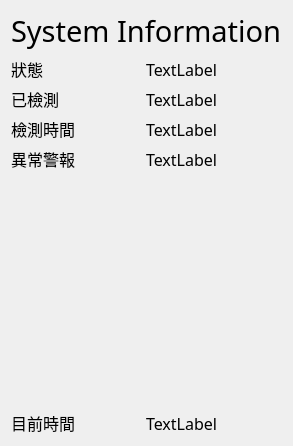
                        <widget class="QWidget" name="scrollAreaWidgetContents_2">
                         <property name="geometry">
                          <rect>
                           <x>0</x>
                           <y>0</y>
                           <width>273</width>
                           <height>446</height>
                          </rect>
                         </property>
                         <layout class="QVBoxLayout" name="verticalLayout_12">
                          <item>
                           <widget class="QLabel" name="label_5">
                            <property name="font">
                             <font>
                              <family>Agency FB</family>
                              <pointsize>22</pointsize>
                             </font>
                            </property>
                            <property name="text">
                             <string>System Information</string>
                            </property>
                           </widget>
                          </item>
                          <item>
                           <layout class="QFormLayout" name="formLayout">
                            <item row="0" column="0">
                             <widget class="QLabel" name="label_6">
                              <property name="font">
                               <font>
                                <family>Agency FB</family>
                                <pointsize>12</pointsize>
                               </font>
                              </property>
                              <property name="text">
                               <string>狀態</string>
                              </property>
                             </widget>
                            </item>
                            <item row="0" column="1">
                             <widget class="QLabel" name="staue_label">
                              <property name="font">
                               <font>
                                <family>Agency FB</family>
                                <pointsize>12</pointsize>
                               </font>
                              </property>
                              <property name="layoutDirection">
                               <enum>Qt::LeftToRight</enum>
                              </property>
                              <property name="text">
                               <string>TextLabel</string>
                              </property>
                              <property name="alignment">
                               <set>Qt::AlignCenter</set>
                              </property>
                             </widget>
                            </item>
                            <item row="1" column="0">
                             <widget class="QLabel" name="label_7">
                              <property name="font">
                               <font>
                                <family>Agency FB</family>
                                <pointsize>12</pointsize>
                               </font>
                              </property>
                              <property name="text">
                               <string>已檢測</string>
                              </property>
                             </widget>
                            </item>
                            <item row="1" column="1">
                             <widget class="QLabel" name="detect_label">
                              <property name="font">
                               <font>
                                <family>Agency FB</family>
                                <pointsize>12</pointsize>
                               </font>
                              </property>
                              <property name="layoutDirection">
                               <enum>Qt::LeftToRight</enum>
                              </property>
                              <property name="text">
                               <string>TextLabel</string>
                              </property>
                              <property name="alignment">
                               <set>Qt::AlignCenter</set>
                              </property>
                             </widget>
                            </item>
                            <item row="2" column="0">
                             <widget class="QLabel" name="label_8">
                              <property name="font">
                               <font>
                                <family>Agency FB</family>
                                <pointsize>12</pointsize>
                               </font>
                              </property>
                              <property name="text">
                               <string>檢測時間</string>
                              </property>
                             </widget>
                            </item>
                            <item row="2" column="1">
                             <widget class="QLabel" name="time_label">
                              <property name="font">
                               <font>
                                <family>Agency FB</family>
                                <pointsize>12</pointsize>
                               </font>
                              </property>
                              <property name="layoutDirection">
                               <enum>Qt::LeftToRight</enum>
                              </property>
                              <property name="text">
                               <string>TextLabel</string>
                              </property>
                              <property name="alignment">
                               <set>Qt::AlignCenter</set>
                              </property>
                             </widget>
                            </item>
                            <item row="3" column="0">
                             <widget class="QLabel" name="label_9">
                              <property name="font">
                               <font>
                                <family>Agency FB</family>
                                <pointsize>12</pointsize>
                               </font>
                              </property>
                              <property name="text">
                               <string>異常警報</string>
                              </property>
                             </widget>
                            </item>
                            <item row="3" column="1">
                             <widget class="QLabel" name="alarm_label">
                              <property name="font">
                               <font>
                                <family>Agency FB</family>
                                <pointsize>12</pointsize>
                               </font>
                              </property>
                              <property name="layoutDirection">
                               <enum>Qt::LeftToRight</enum>
                              </property>
                              <property name="text">
                               <string>TextLabel</string>
                              </property>
                              <property name="alignment">
                               <set>Qt::AlignCenter</set>
                              </property>
                             </widget>
                            </item>
                            <item row="4" column="0">
                             <spacer name="verticalSpacer">
                              <property name="orientation">
                               <enum>Qt::Vertical</enum>
                              </property>
                              <property name="sizeHint" stdset="0">
                               <size>
                                <width>20</width>
                                <height>40</height>
                               </size>
                              </property>
                             </spacer>
                            </item>
                            <item row="5" column="0">
                             <widget class="QLabel" name="label_10">
                              <property name="font">
                               <font>
                                <family>Agency FB</family>
                                <pointsize>12</pointsize>
                               </font>
                              </property>
                              <property name="text">
                               <string>目前時間</string>
                              </property>
                             </widget>
                            </item>
                            <item row="5" column="1">
                             <widget class="QLabel" name="nowtime_label">
                              <property name="font">
                               <font>
                                <family>Agency FB</family>
                                <pointsize>12</pointsize>
                               </font>
                              </property>
                              <property name="layoutDirection">
                               <enum>Qt::LeftToRight</enum>
                              </property>
                              <property name="text">
                               <string>TextLabel</string>
                              </property>
                              <property name="alignment">
                               <set>Qt::AlignCenter</set>
                              </property>
                             </widget>
                            </item>
                           </layout>
                          </item>
                         </layout>
                        </widget>
